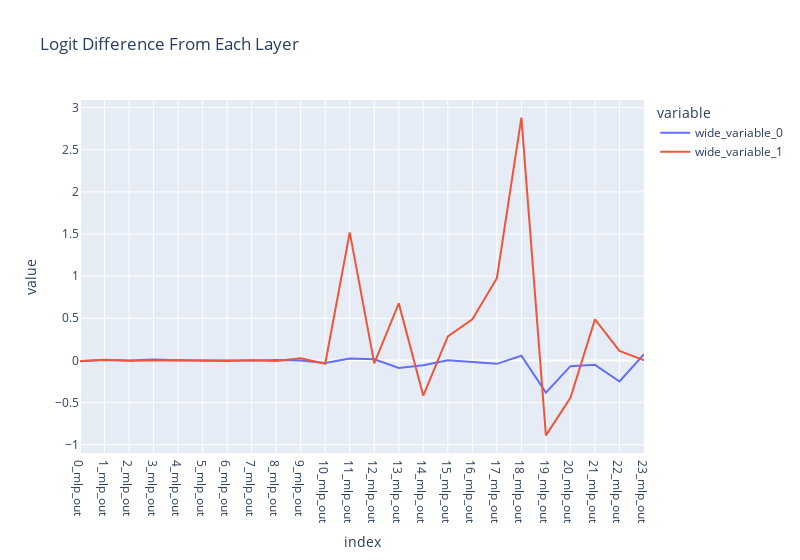

Notebook source saved alongside this figure:
### Code cell
line(
    [per_layer_logit_diffs[2::2], per_layer_logit_diffs[1::2]],
    hovermode="x unified",
    title="Logit Difference From Each Layer",
    labels={"x": "Layer", "y": "Logit Diff"},
    xaxis_tickvals=labels[2::2],
    width=800
)

### Figure 1 — Plotly figure (JSON) as saved in the notebook; plotly's stock layout.template omitted (floating-point values rounded to 4 significant figures)
{"data": [{"hovertemplate": "variable=wide_variable_0<br>index=%{x}<br>value=%{y}<extra></extra>", "legendgroup": "wide_variable_0", "line": {"color": "#636efa", "dash": "solid"}, "marker": {"symbol": "circle"}, "mode": "lines", "name": "wide_variable_0", "orientation": "v", "showlegend": true, "type": "scatter", "x": [0, 1, 2, 3, 4, 5, 6, 7, 8, 9, 10, 11, 12, 13, 14, 15, 16, 17, 18, 19, 20, 21, 22, 23], "xaxis": "x", "y": [-0.009687, 0.006221, -0.002111, 0.009705, 0.002739, -0.00152, -0.0003925, -0.001378, 0.004143, -0.001222, -0.02988, 0.02412, 0.01312, -0.08827, -0.05641, 0.002124, -0.01883, -0.04068, 0.05552, -0.382, -0.06777, -0.05225, -0.2494, 0.07327], "yaxis": "y"}, {"hovertemplate": "variable=wide_variable_1<br>index=%{x}<br>value=%{y}<extra></extra>", "legendgroup": "wide_variable_1", "line": {"color": "#EF553B", "dash": "solid"}, "marker": {"symbol": "circle"}, "mode": "lines", "name": "wide_variable_1", "orientation": "v", "showlegend": true, "type": "scatter", "x": [0, 1, 2, 3, 4, 5, 6, 7, 8, 9, 10, 11, 12, 13, 14, 15, 16, 17, 18, 19, 20, 21, 22, 23], "xaxis": "x", "y": [-0.006083, 0.008184, -0.004968, -0.001498, 0.003417, -0.003033, -0.007625, 0.001506, -0.006041, 0.02491, -0.03934, 1.519, -0.03454, 0.6768, -0.4181, 0.2851, 0.489, 0.9748, 2.88, -0.8887, -0.4442, 0.4871, 0.1129, 0.001855], "yaxis": "y"}], "layout": {"hovermode": "x unified", "legend": {"title": {"text": "variable"}, "tracegroupgap": 0}, "title": {"text": "Logit Difference From Each Layer"}, "width": 800, "xaxis": {"anchor": "y", "domain": [0, 1], "tickmode": "array", "ticktext": ["0_mlp_out", "1_mlp_out", "2_mlp_out", "3_mlp_out", "4_mlp_out", "5_mlp_out", "6_mlp_out", "7_mlp_out", "8_mlp_out", "9_mlp_out", "10_mlp_out", "11_mlp_out", "12_mlp_out", "13_mlp_out", "14_mlp_out", "15_mlp_out", "16_mlp_out", "17_mlp_out", "18_mlp_out", "19_mlp_out", "20_mlp_out", "21_mlp_out", "22_mlp_out", "23_mlp_out"], "tickvals": [0, 1, 2, 3, 4, 5, 6, 7, 8, 9, 10, 11, 12, 13, 14, 15, 16, 17, 18, 19, 20, 21, 22, 23], "title": {"text": "index"}}, "yaxis": {"anchor": "x", "domain": [0, 1], "title": {"text": "value"}}}}
